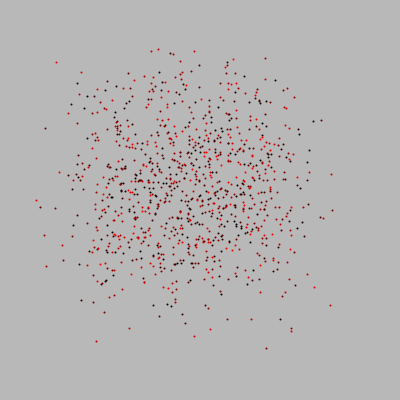
Frame 1 (no input)
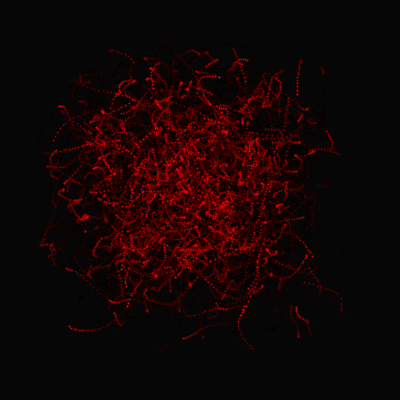
Frame 60 (the mouse pressed at the canvas centre just before this capture)
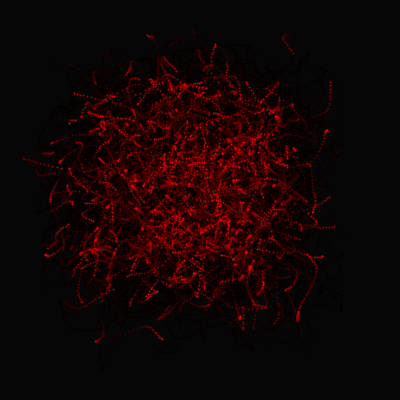
Frame 120 (the mouse held since frame 60 and released just before this capture)

The Processing sketch that drew these frames (run headless with seeded random() and noise(); from frame 60 on, the mouse is pressed at the canvas centre):

// Processing sketch: processing_169003
// ── processing_169003.pde

Particle[] Part = new Particle[1000];



void setup() {
  size(400, 400);
  background(200);
  strokeWeight(2);

  for (int i = 0; i < 1000 ; i++) {
    Part[i] = new Particle(random(0, 400), random(0, 400), random(0, 255));
  }
}

void draw() {

  fill(0, 20);//(200,50);
  noStroke();
  rect(0, 0, 400, 400);
  for (int i = 0; i < 1000 ; i++) {
    Part[i].update();
  }
}


class Particle {
  float t = random(0, 10000);
  float x;
  float y;
  float Clr;


  Particle(float xi, float yi, float clr) {
    x = xi;
    y = yi;
    Clr = clr;
  }

  void update() { 
    stroke(Clr, 0, 0);
    x = 400*noise(t);//+ mouseX;
    y = 400*noise(t+10000);// + mouseY;
    t += 0.01;
    point(x, y);
    
  }

   void mousePressed() {
     if (mousePressed == true) {
       
      }
    
    
  }
}
